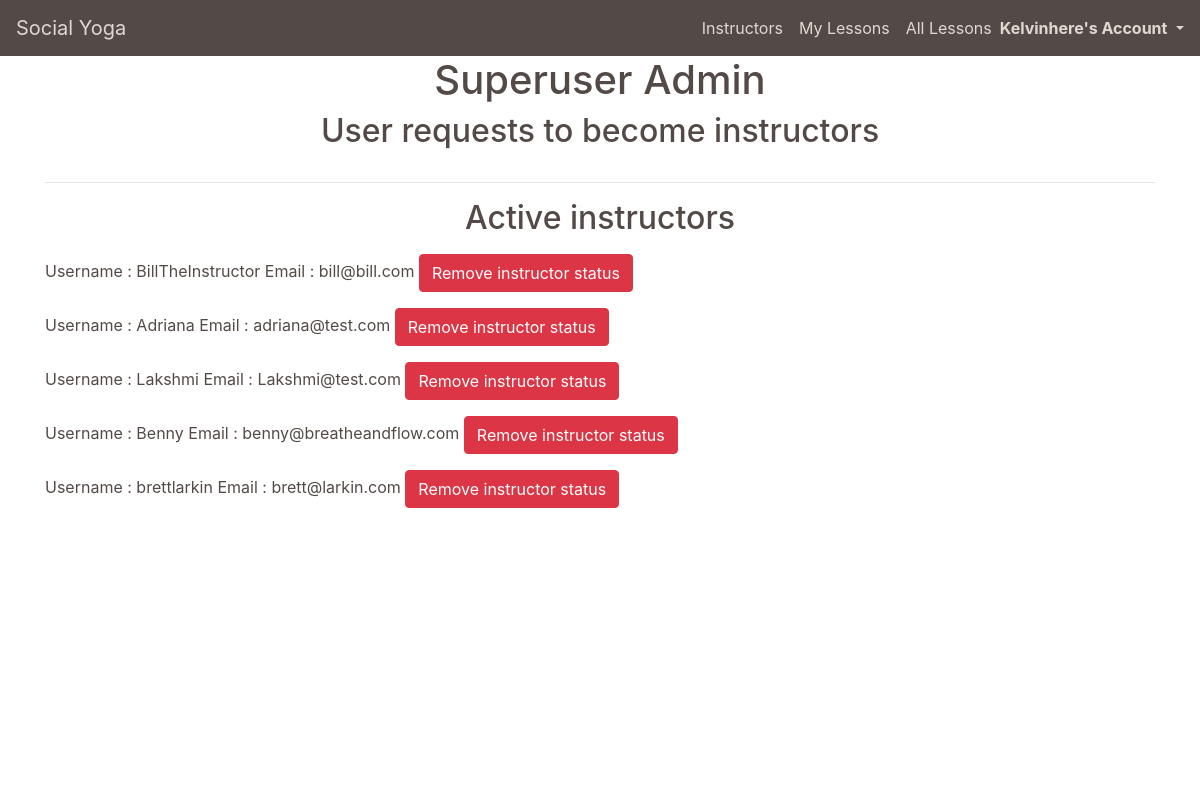
Page /superuser_admin/ (signed in) on the committed database.
### profiles/models.py (models this page shows, shortened)
class UserProfile(models.Model):
    user = models.OneToOneField(User, on_delete=models.CASCADE)
    first_name = models.CharField(max_length=50, null=False, blank=False)
    last_name = models.CharField(max_length=50, null=False, blank=False)
    is_instructor = models.BooleanField(default=False)
    requested_instructor_status = models.BooleanField(default=False)
    card_description = models.TextField(max_length=256, null=True, blank=True, default='')
    profile_description = models.TextField(max_length=650, default='')
    image = ResizedImageField(size=[600, 600], quality=75, crop=['middle', 'center'], force_format='JPEG', null=True, blank=True, upload_to='profile_images/')
    rating = models.DecimalField(max_digits=5, decimal_places=0, null=True, blank=True)
    def __str__(self):
        return self.user.username

### home/views.py (the view)
# urls.py: path('superuser_admin/', views.superuser_admin, name='superuser_admin'),
def superuser_admin(request):
    profile = get_profile_or_none(request)
    if profile:
        if profile.user.is_superuser:
            template = "home/superuser_admin.html"
            user_requests = UserProfile.objects.filter(is_instructor=False, requested_instructor_status=True)
            instructors = UserProfile.objects.filter(is_instructor=True)
            context = {
                'profile': profile,
                'user_requests': user_requests,
                'instructors': instructors
            }
            return render(request, template, context)
    else:
        return HttpResponse('You are not authorised to view this page', status=401)

### yoga/utils.py (called while the page is built)
def get_profile_or_none(request):
    try:
        return UserProfile.objects.get(user=request.user)
    except:
        return None

### home/templates/home/superuser_admin.html (shortened to what this page needs)
{% extends "base.html" %}
{% load static %}
{% block page_header %}
    <div class="container header-container">
        <div class="row">
            <div class="col">
                <h1 class="text-center">Superuser Admin</h1>
            </div>
        </div>
    </div>
{% endblock %}
{% block content %}
    <div class="overlay"></div>
    <div class="container page-contents">
        <div class="row">
            <div class="col-12">
                <h2 class="text-center mb-3">User requests to become instructors</h2>
            </div>
        </div>
        <hr>
        <div class="row">
            <div class="col-12">
                <h2 class="text-center mb-3">Active instructors</h2>
                {% if instructors %}
                    {% for instructor in instructors %}
                        <p><span>Username : {{ instructor }}</span>
                            <span>Email : {{ instructor.user.email }}</span>
                            <span><a class="btn btn-danger" href="{% url 'update_instructor_status' instructor 'remove' %}" role="button">Remove instructor status</a></span>
                        </p>
                    {% endfor %}
                {% endif %}
            </div>
        </div>
    </div>
{% endblock %}

### templates/base.html (shortened to what this page needs)
{% load static %}
<!doctype html>
<html lang="en">
  <head>
    {% block corecss %}
      <link rel="stylesheet" href="https://cdn.jsdelivr.net/npm/bootstrap@4.5.3/dist/css/bootstrap.min.css">
      <link rel="stylesheet" href="{% static 'css/base.css' %}" >
    {% endblock %}
</head>
<body>
    <header class="container-fluid fixed-top p-0">
        <nav class="navbar navbar-expand-lg navbar-custom">
            <a class="navbar-brand" href="{% url 'home' %}">Social Yoga</a>
            <div class="collapse navbar-collapse" id="navbarNav">
                <ul class="navbar-nav ml-auto mb-2 mb-lg-0">
                    <li class="nav-item">
                        <a class="nav-link active" aria-current="page" href="{% url 'instructors' %}">Instructors</a>
                    </li>
                    {% if user.is_authenticated %}
                    <li class="nav-item">
                        <a class="nav-link active" aria-current="page" href="{% url 'lessons'%}?filter=mylessons">My Lessons</a>
                    </li>
                    <li class="nav-item">
                        <a class="nav-link active" aria-current="page" href="{% url 'lessons' %}">All Lessons</a>
                    </li>
                    {% endif %}
                    <li class="d-flex align-items-center">
                        <div class="nav-item dropdown">
                            <a class="dropdown-toggle" href="#" role="button" id="dropdownMenuLink" data-toggle="dropdown" aria-haspopup="true" aria-expanded="false">
                                <strong>{% if user.is_authenticated %}{{ user|title }}'s{% else %}My{% endif %} Account</strong>
                            </a>
                        </div>
                    </li>
                </ul>
            </div>
        </nav>
    </header>
        {% block page_header %}
        {% endblock %}
        {% block content %}
        {% endblock %}
</body>
</html>

### static/css/base.css (style rules this page uses)
.navbar-custom { background-color: #534a47; }
.navbar-custom a { color: #e0d8d0; }
.header-container { margin-top: 56px; }
body { background: url('/media/background-image.jpg') no-repeat center center fixed; background-size: cover; height: calc(100vh - 164px); color: #534a47; }
.overlay { height: 100%; width: 100%; top: 0; left: 0; position: fixed; background: white; z-index: -1; }

### rows in the picture
UserProfile: user.username "BillTheInstructor", user.email "bill@bill.com"
UserProfile: user.username "Adriana", user.email "adriana@test.com"
UserProfile: user.username "Lakshmi", user.email "Lakshmi@test.com"
UserProfile: user.username "Benny", user.email "benny@breatheandflow.com"
UserProfile: user.username "brettlarkin", user.email "brett@larkin.com"

### other values in the picture
{{ user|title }} "Kelvinhere"
